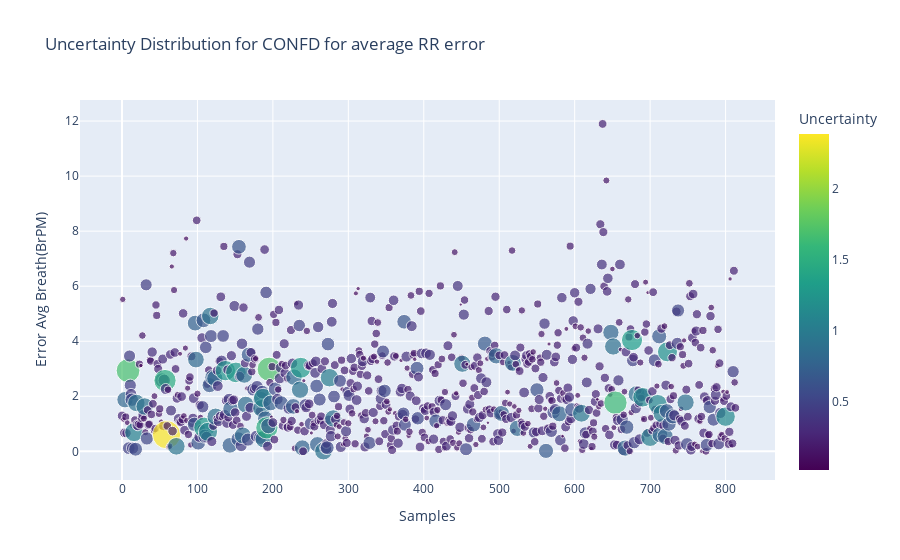
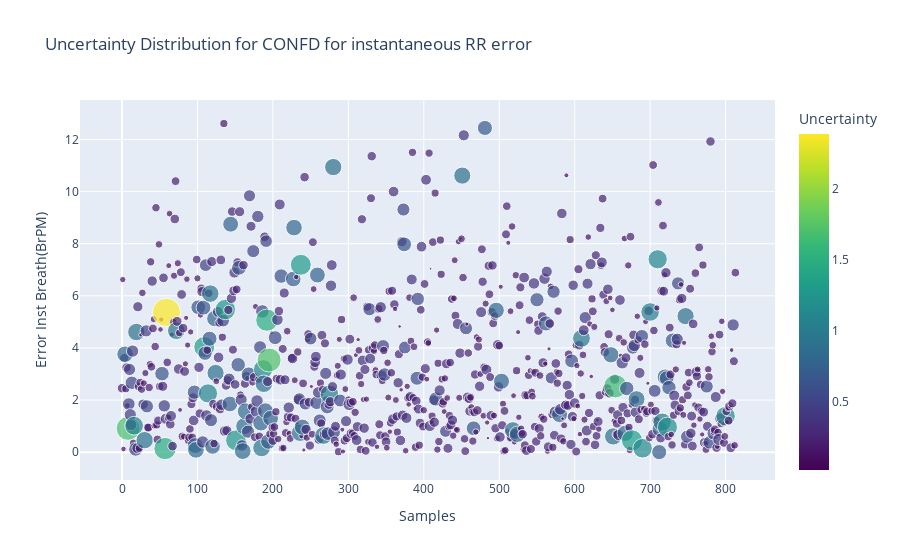

Write notebook code for charts like these, in order.
### Code cell
if input_conf == 'confd':
    fig1 = px.scatter(data_confd,x = 'Samples', y="Error Avg Breath(BrPM)",title="Uncertainty Distribution for "+input_conf.upper()+ " for average RR error" ,
                     color="Uncertainty", color_continuous_scale=px.colors.sequential.Viridis,size='Uncertainty')
    
    fig2 = px.scatter(data_confd,x = 'Samples', y="Error Inst Breath(BrPM)",title="Uncertainty Distribution for "+input_conf.upper()+ " for instantaneous RR error" ,
                     color="Uncertainty", color_continuous_scale=px.colors.sequential.Viridis,size='Uncertainty')
    fig1.show()
    fig2.show()

### Figure 1 — Plotly figure (JSON) as saved in the notebook; plotly's stock layout.template omitted (floating-point values rounded to 4 significant figures; data arrays with more than 128 entries replaced by an {"elided": "..."} marker saying what was removed)
{"data": [{"hovertemplate": "Samples=%{x}<br>Error Avg Breath(BrPM)=%{y}<br>Uncertainty=%{marker.color}<extra></extra>", "legendgroup": "", "marker": {"color": {"elided": "814 float values"}, "coloraxis": "coloraxis", "size": {"elided": "814 float values"}, "sizemode": "area", "sizeref": 0.005957, "symbol": "circle"}, "mode": "markers", "name": "", "orientation": "v", "showlegend": false, "type": "scatter", "x": {"elided": "814 int values"}, "xaxis": "x", "y": {"elided": "814 float values"}, "yaxis": "y"}], "layout": {"coloraxis": {"colorbar": {"title": {"text": "Uncertainty"}}, "colorscale": [[0, "#440154"], [0.1111, "#482878"], [0.2222, "#3e4989"], [0.3333, "#31688e"], [0.4444, "#26828e"], [0.5556, "#1f9e89"], [0.6667, "#35b779"], [0.7778, "#6ece58"], [0.8889, "#b5de2b"], [1, "#fde725"]]}, "legend": {"itemsizing": "constant", "tracegroupgap": 0}, "title": {"text": "Uncertainty Distribution for CONFD for average RR error"}, "xaxis": {"anchor": "y", "domain": [0, 1], "title": {"text": "Samples"}}, "yaxis": {"anchor": "x", "domain": [0, 1], "title": {"text": "Error Avg Breath(BrPM)"}}}}

### Figure 2 — Plotly figure (JSON) as saved in the notebook; plotly's stock layout.template omitted (floating-point values rounded to 4 significant figures; data arrays with more than 128 entries replaced by an {"elided": "..."} marker saying what was removed)
{"data": [{"hovertemplate": "Samples=%{x}<br>Error Inst Breath(BrPM)=%{y}<br>Uncertainty=%{marker.color}<extra></extra>", "legendgroup": "", "marker": {"color": {"elided": "814 float values"}, "coloraxis": "coloraxis", "size": {"elided": "814 float values"}, "sizemode": "area", "sizeref": 0.005957, "symbol": "circle"}, "mode": "markers", "name": "", "orientation": "v", "showlegend": false, "type": "scatter", "x": {"elided": "814 int values"}, "xaxis": "x", "y": {"elided": "814 float values"}, "yaxis": "y"}], "layout": {"coloraxis": {"colorbar": {"title": {"text": "Uncertainty"}}, "colorscale": [[0, "#440154"], [0.1111, "#482878"], [0.2222, "#3e4989"], [0.3333, "#31688e"], [0.4444, "#26828e"], [0.5556, "#1f9e89"], [0.6667, "#35b779"], [0.7778, "#6ece58"], [0.8889, "#b5de2b"], [1, "#fde725"]]}, "legend": {"itemsizing": "constant", "tracegroupgap": 0}, "title": {"text": "Uncertainty Distribution for CONFD for instantaneous RR error"}, "xaxis": {"anchor": "y", "domain": [0, 1], "title": {"text": "Samples"}}, "yaxis": {"anchor": "x", "domain": [0, 1], "title": {"text": "Error Inst Breath(BrPM)"}}}}
